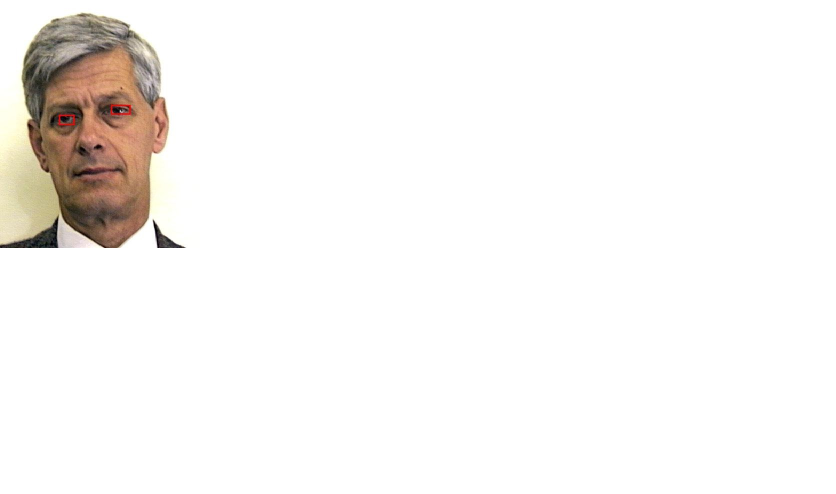
%> input picture 3330 report/report/eyes_detect1.jpg, 1672 x 987 px, given in place of gordon3.jpg, which was not available (shown at 1/2 size)
$ octave generate_figures.m   (GNU Octave 9; MATLAB toolbox functions it lacks are replaced by stand-ins)
%> lines starting %> are read from the running program, lines starting %| are printed output that depends on the picture; in (x1, y1, x2, y2) boxes, pixels count from 0 and x2, y2 are one past the last pixel; in counts of white or black regions, pixels touching at a corner belong together; the program's own positions count from 1; pictures that were not available may be replaced by others from this repository, and a replacement may not be noted
img = imread('demo_face/gordon3.jpg');
%> img is the input picture: size 987x1672x3 uint8; mean R, G, B 247.4, 245.1, 243.1
%grey img
grey_img = rgb2gray(img);
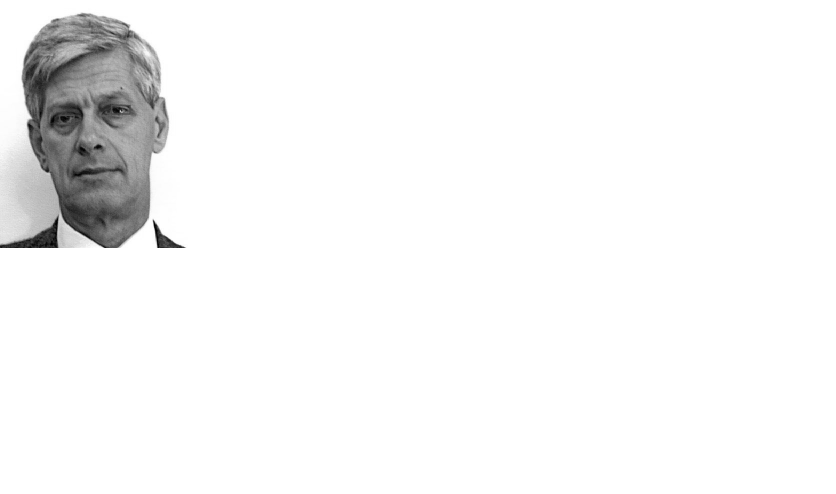
%> grey_img: size 987x1672 uint8 (shown at 1/2 size); min 0, max 255, mean 245.6
imwrite(grey_img, 'report/grey.jpg');
%edge img
edge_img = edge(grey_img,'sobel');
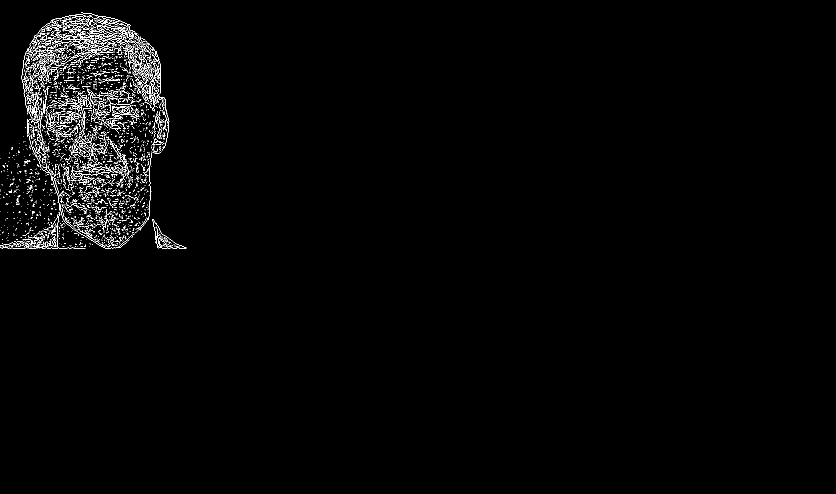
%> edge_img: size 987x1672 logical (shown at 1/2 size); 1.4% white in thin lines or dots, all inside (x1, y1, x2, y2) = (0, 25, 373, 497)
imwrite(edge_img, 'report/edge.jpg');

%Dilate the image twice
SE = strel('disk', 3);
dilated_img = imdilate(edge_img,SE);
%> dilated_img: size 987x1672 logical; 6.5% white; 77 white regions (4 under 20 px), largest, box (x1, y1, x2, y2) and area: (0, 23, 341, 499) 100649, (303, 436, 375, 499) 1756, (6, 351, 41, 396) 559
dilated_img = imdilate(dilated_img,SE);
%> dilated_img: size 987x1672 logical; 7.8% white; 6 white regions, box (x1, y1, x2, y2) and area: (0, 21, 377, 501) 127805, (6, 433, 20, 445) 129, (23, 420, 32, 430) 78, (10, 420, 19, 429) 69, (0, 313, 6, 322) 48, (0, 418, 5, 427) 39
imwrite(dilated_img, 'report/dilated.jpg');


%negative dilated img with holes
negative_dilated_img = imcomplement(dilated_img);
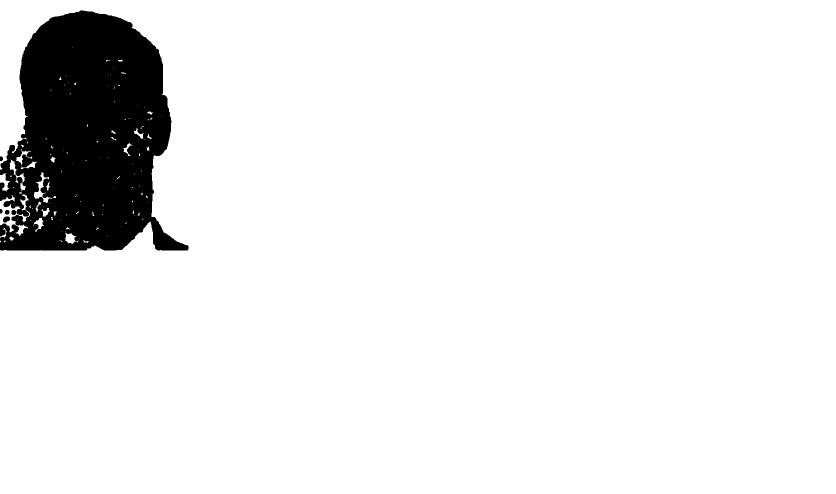
%> negative_dilated_img: size 987x1672 logical (shown at 1/2 size); 92.2% white; 6 black regions, box (x1, y1, x2, y2) and area: (0, 21, 377, 501) 127805, (6, 433, 20, 445) 129, (23, 420, 32, 430) 78, (10, 420, 19, 429) 69, (0, 313, 6, 322) 48, (0, 418, 5, 427) 39
imwrite(negative_dilated_img, 'report/Negative image with holes.jpg');

% Negative Image With Holes filled
CC = bwconncomp(negative_dilated_img,4);
%> CC = 145 connected components
stats_first = regionprops(CC,'Area');
%> stats_first = 145 regions; largest, Area: 1516622, 1458, 587, 350, 346
idx = find([stats_first.Area] > 300);
%> idx = [1 2 3 9 36 61]
ne_img_with_holes = ismember(labelmatrix(CC), idx);
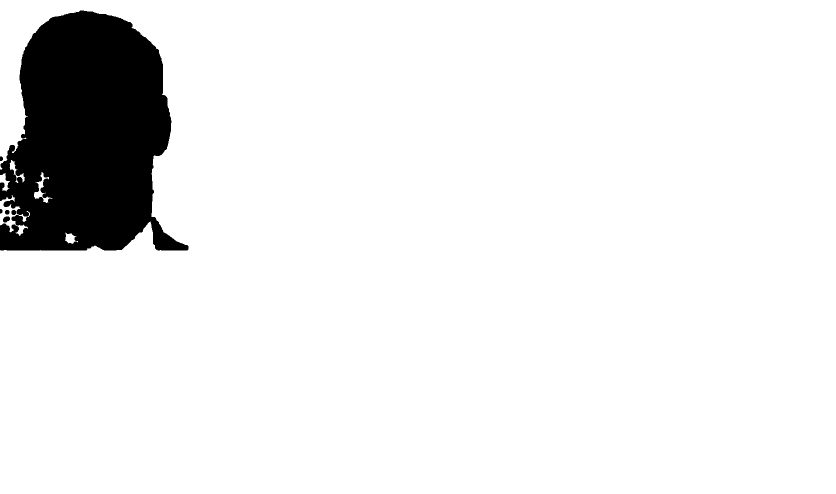
%> ne_img_with_holes: size 987x1672 logical (shown at 1/2 size); 92.1% white; 6 black regions, box (x1, y1, x2, y2) and area: (0, 21, 377, 501) 130210, (6, 433, 20, 445) 129, (23, 420, 32, 430) 78, (10, 420, 19, 429) 69, (0, 313, 6, 322) 48, (0, 418, 5, 427) 39
imwrite(ne_img_with_holes, 'report/Negative image with holes filled.jpg');
% Final Image With Holes Filled
filled_img = imcomplement(ne_img_with_holes);
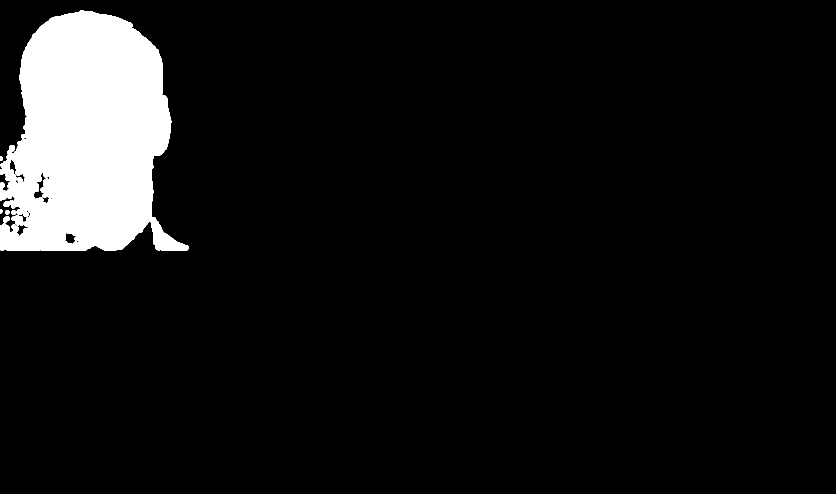
%> filled_img: size 987x1672 logical (shown at 1/2 size); 7.9% white; 6 white regions, box (x1, y1, x2, y2) and area: (0, 21, 377, 501) 130210, (6, 433, 20, 445) 129, (23, 420, 32, 430) 78, (10, 420, 19, 429) 69, (0, 313, 6, 322) 48, (0, 418, 5, 427) 39
imwrite(filled_img, 'report/Final Image With Holes Filled .jpg');


%Right eye with holes
right_eye_holes = dilated_img(230:280,120:200,:);
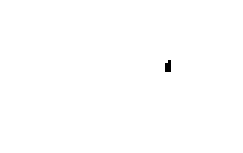
%> right_eye_holes: size 51x81 logical (shown 3 times larger); 99.8% white; black in thin lines or dots, all inside (x1, y1, x2, y2) = (55, 20, 57, 24)
imwrite(right_eye_holes, 'report/Right eye with holes.jpg');
%Right eye with holes filled
right_eye_holes_filled = filled_img(230:280,120:200,:);
%> right_eye_holes_filled: size 51x81 logical; every value is 1
imwrite(right_eye_holes_filled, 'report/Right eye with holes filled.jpg');

%Erode image three times
eroded_img = imerode(filled_img,SE);
%> eroded_img: size 987x1672 logical; 7.6% white; 6 white regions (2 under 20 px), largest, box (x1, y1, x2, y2) and area: (0, 23, 375, 499) 124488, (8, 435, 18, 443) 54, (25, 422, 30, 428) 26, (12, 422, 17, 427) 21
eroded_img = imerode(eroded_img,SE);
%> eroded_img: size 987x1672 logical; 7.2% white; 20 white regions (18 under 20 px), largest, box (x1, y1, x2, y2) and area: (0, 25, 373, 497) 118579, (27, 434, 44, 447) 85
eroded_img = imerode(eroded_img,SE);
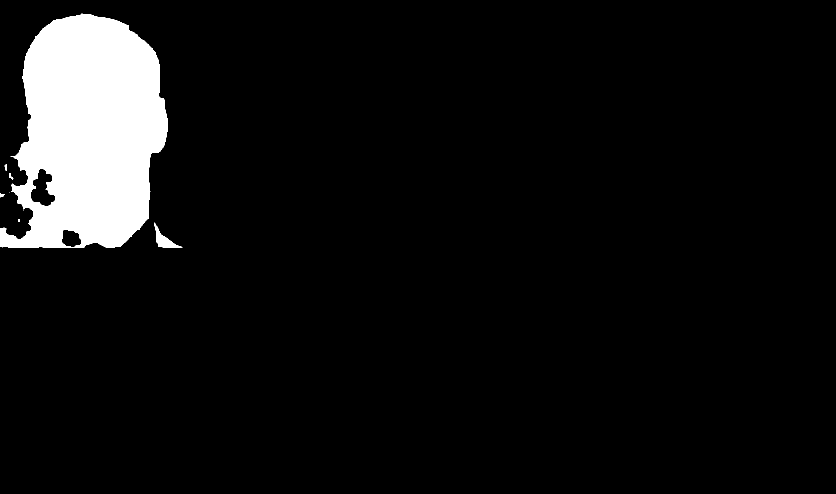
%> eroded_img: size 987x1672 logical (shown at 1/2 size); 6.9% white; 8 white regions (3 under 20 px), largest, box (x1, y1, x2, y2) and area: (0, 27, 336, 495) 112468, (308, 445, 365, 495) 872, (18, 346, 27, 359) 51, (0, 386, 9, 395) 46, (9, 328, 14, 341) 34
imwrite(eroded_img, 'report/Eroded Image .jpg');

% [12 lines of commented-out code are left out]

$ run again, on 3330 report/report/eyes_detect3.jpg
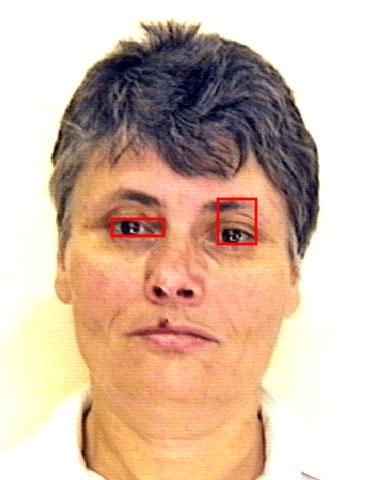
%> input picture 3330 report/report/eyes_detect3.jpg, 368 x 480 px, given in place of gordon3.jpg, which was not available
%> img is the input picture: size 480x368x3 uint8; mean R, G, B 213.5, 186.2, 166.7
%> `edge_img = edge(grey_img,'sobel');`:
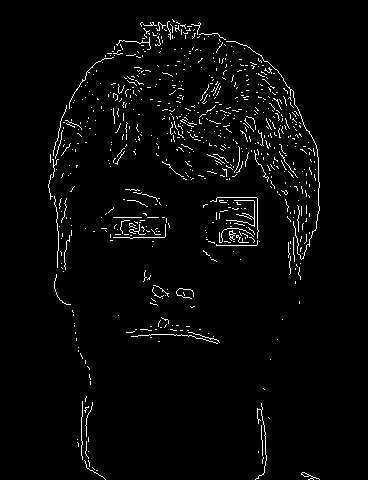
%> edge_img: size 480x368 logical; 2.8% white in thin lines or dots, all inside (x1, y1, x2, y2) = (48, 19, 320, 480)
%> negative_dilated_img: size 480x368 logical; 73.4% white; 16 black regions, largest, box (x1, y1, x2, y2) and area: (44, 15, 324, 389) 33753, (199, 193, 264, 266) 3412, (81, 185, 174, 251) 3259
%> CC = 78 connected components
%> stats_first = 78 regions; largest, Area: 126264, 1032, 671, 259, 198
%> idx = [1 9 21]
%> ne_img_with_holes: size 480x368 logical; 72.4% white; 16 black regions, largest, box (x1, y1, x2, y2) and area: (44, 15, 324, 389) 35449, (199, 193, 264, 266) 3422, (81, 185, 174, 251) 3291
%> right_eye_holes: size 51x81 logical; 22.5% white; 3 white regions (1 under 20 px), largest, box (x1, y1, x2, y2) and area: (0, 0, 55, 22) 750, (20, 37, 36, 51) 172
%> `eroded_img = imerode(eroded_img,SE);`:
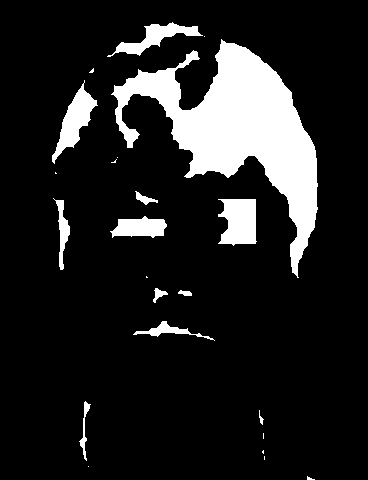
%> eroded_img: size 480x368 logical; 13% white; 23 white regions (11 under 20 px), largest, box (x1, y1, x2, y2) and area: (111, 39, 318, 278) 16894, (218, 199, 257, 246) 1470, (52, 80, 98, 164) 1325
